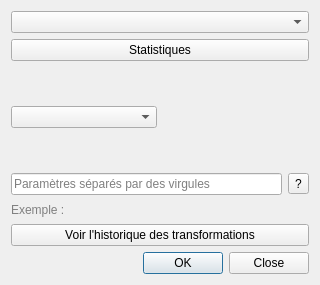
<?xml version="1.0" encoding="UTF-8"?>
<ui version="4.0">
 <class>FuzzyAttributesDialog</class>
 <widget class="QDialog" name="FuzzyAttributesDialog">
  <property name="geometry">
   <rect>
    <x>0</x>
    <y>0</y>
    <width>320</width>
    <height>285</height>
   </rect>
  </property>
  <property name="windowTitle">
   <string>Transformation floue d'un raster</string>
  </property>
  <layout class="QVBoxLayout" name="verticalLayout">
   <item>
    <widget class="QComboBox" name="layerComboBox"/>
   </item>
   <!-- Suppression du fieldComboBox -->
   <item>
    <widget class="QPushButton" name="btnShowStats">
     <property name="text">
      <string>Statistiques</string>
     </property>
     <property name="toolTip">
      <string>Afficher les statistiques du raster sélectionné</string>
     </property>
    </widget>
   </item>

   <item>
    <layout class="QHBoxLayout" name="horizontalLayoutFunction">
     <item>
      <widget class="QComboBox" name="fuzzyTypeComboBox"/>
     </item>
     <item>
      <widget class="QLabel" name="labelFunctionPreview">
       <property name="minimumSize">
        <size>
         <width>100</width>
         <height>100</height>
        </size>
       </property>
       <property name="scaledContents">
        <bool>true</bool>
       </property>
      </widget>
     </item>
    </layout>
   </item>

   <item>
    <layout class="QHBoxLayout" name="paramLayout">
     <item>
      <widget class="QLineEdit" name="paramLineEdit">
       <property name="placeholderText">
        <string>Paramètres séparés par des virgules</string>
       </property>
      </widget>
     </item>
     <item>
      <widget class="QToolButton" name="helpButton">
       <property name="toolTip">
        <string>Afficher l’aide sur les fonctions floues</string>
       </property>
       <property name="text">
        <string>?</string>
       </property>
      </widget>
     </item>
    </layout>
   </item>
   <item>
    <widget class="QLabel" name="paramExampleLabel">
     <property name="styleSheet">
      <string notr="true">color: gray;</string>
     </property>
     <property name="text">
      <string>Exemple : </string>
     </property>
    </widget>
   </item>
   <item>
    <widget class="QPushButton" name="btnShowMetadata">
     <property name="text">
      <string>Voir l'historique des transformations</string>
     </property>
    </widget>
   </item>
   <item>
    <widget class="QDialogButtonBox" name="buttonBox">
     <property name="standardButtons">
      <set>QDialogButtonBox::Close|QDialogButtonBox::Ok</set>
     </property>
    </widget>
   </item>
  </layout>
 </widget>
 <resources/>
 <connections/>
</ui>
